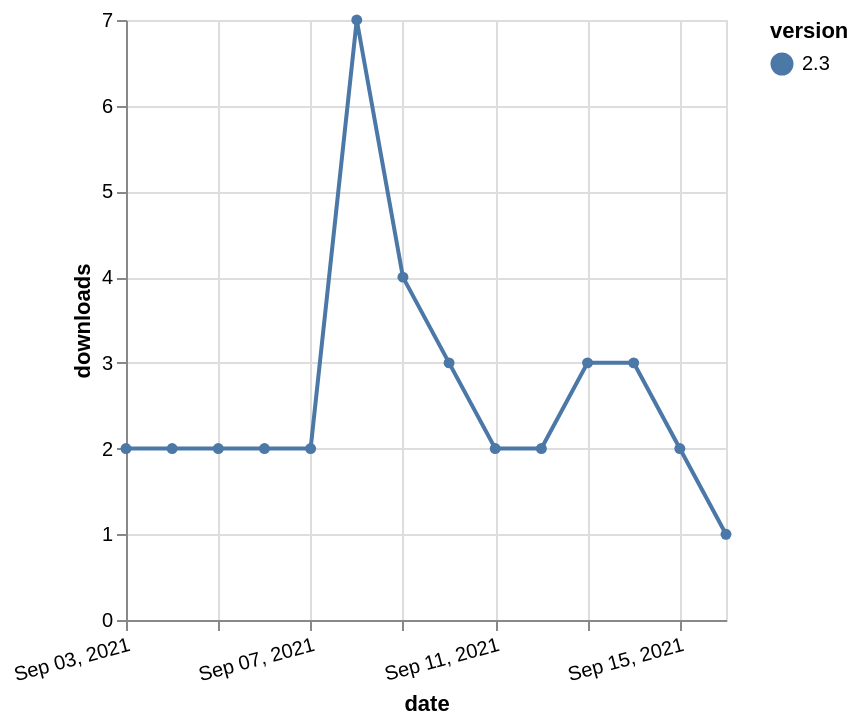

The specification (Vega-Lite) saved for this image:
### Vega-Lite specification from a JSON file in a GitHub repository (floating-point values rounded to 4 significant figures)
{"$schema": "https://vega.github.io/schema/vega-lite/v5.json", "description": "A simple bar chart with embedded data.", "data": {"values": [{"date": "2021-09-03", "total": 1046, "delta": 2, "version": "2.3"}, {"date": "2021-09-04", "total": 1048, "delta": 2, "version": "2.3"}, {"date": "2021-09-05", "total": 1050, "delta": 2, "version": "2.3"}, {"date": "2021-09-06", "total": 1052, "delta": 2, "version": "2.3"}, {"date": "2021-09-07", "total": 1054, "delta": 2, "version": "2.3"}, {"date": "2021-09-08", "total": 1061, "delta": 7, "version": "2.3"}, {"date": "2021-09-09", "total": 1065, "delta": 4, "version": "2.3"}, {"date": "2021-09-10", "total": 1068, "delta": 3, "version": "2.3"}, {"date": "2021-09-11", "total": 1070, "delta": 2, "version": "2.3"}, {"date": "2021-09-12", "total": 1072, "delta": 2, "version": "2.3"}, {"date": "2021-09-13", "total": 1075, "delta": 3, "version": "2.3"}, {"date": "2021-09-14", "total": 1078, "delta": 3, "version": "2.3"}, {"date": "2021-09-15", "total": 1080, "delta": 2, "version": "2.3"}, {"date": "2021-09-16", "total": 1081, "delta": 1, "version": "2.3"}]}, "width": "container", "mark": {"type": "line", "point": {"filled": true}}, "encoding": {"x": {"field": "date", "type": "temporal", "timeUnit": "yearmonthdate", "title": "date", "axis": {"labelAngle": -15}}, "y": {"field": "delta", "type": "quantitative", "title": "downloads"}, "color": {"field": "version", "type": "nominal"}, "tooltip": {"field": "delta"}}}
